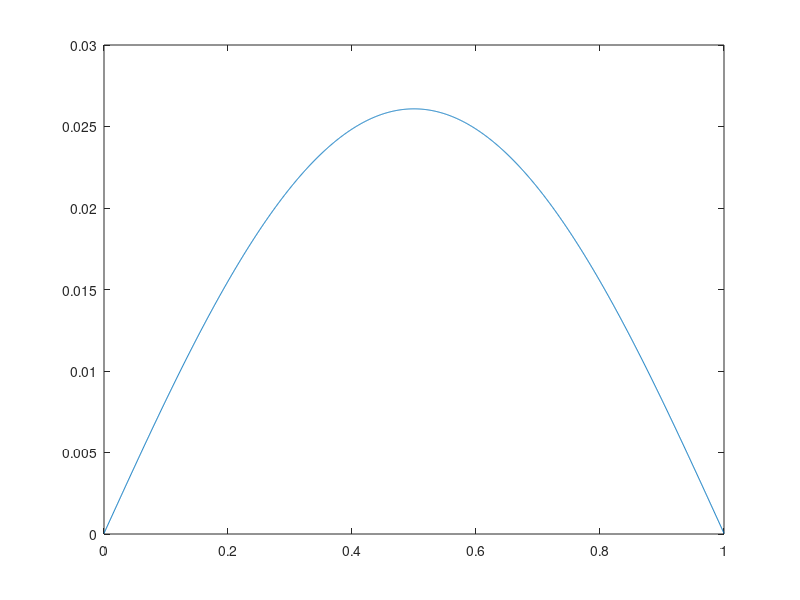

Here is the MATLAB script that generated this plot: (Note: this script raises an error after producing the figure.)
% Possion Problem with Pure Nuemann Boundary conditions equal to 0
% From compatibility condition int_f = g2-g1
clear;clc;close all;
% f = @(x) 4*pi^2*cos(2*pi.*x); 
% al = 2; be = 1;
% g = [2;2];

f = @(x) x.*(1-x);
g = [0;0];


M = 2000;
h = 1/M;

vert = (0:h:1)';
nn = numel(vert);

F = f(vert);
A = 2*diag(ones(nn,1))- diag(ones(nn-1,1),-1)-diag(ones(nn-1,1),1);

A(1,1) = A(1,1);
A(nn,nn) = A(nn,nn);
A = A/h^2;
F(1) = F(1);
F(end) = F(end);

U = A\F;
plot(vert,U);
u = griddedInterpolant(vert,U);
save('sol_local','u');
